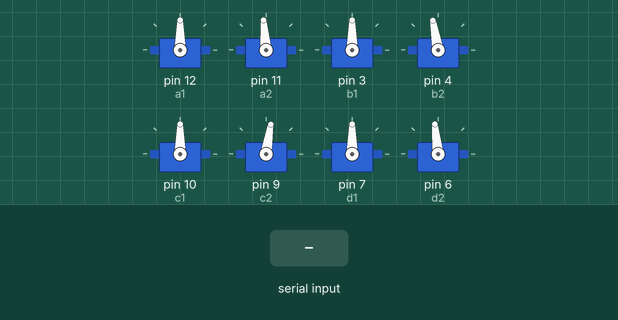
Bench run of a sketch on a simulated Arduino Uno, built with avr-gcc and run on an emulated ATmega328P. Shown: 8 × servo. The test bench sets the inputs (shaded band). What the sketch prints to the serial monitor is not drawn.

Above: at 6.7 s.
6.8 s: byte 0 (0) received over Serial
At 7.2 s:
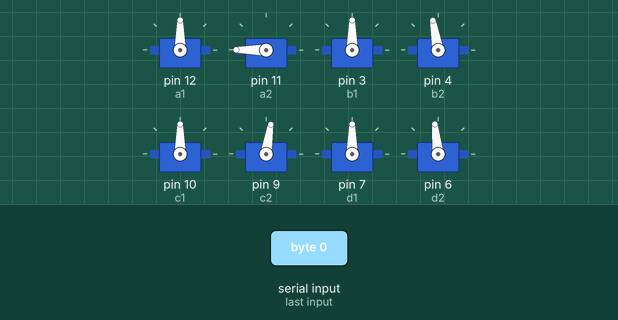
9.8 s: "1\n" received over Serial
At 10.2 s:
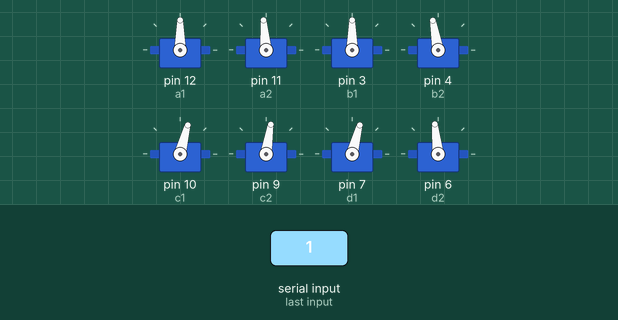
18.8 s: byte 2 (2) received over Serial
At 20.2 s:
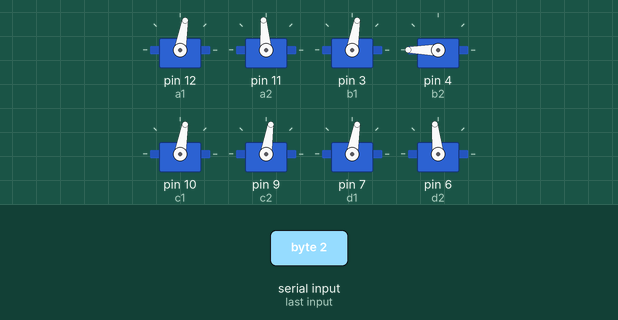
21.8 s: byte 3 (3) received over Serial
At 22.2 s:
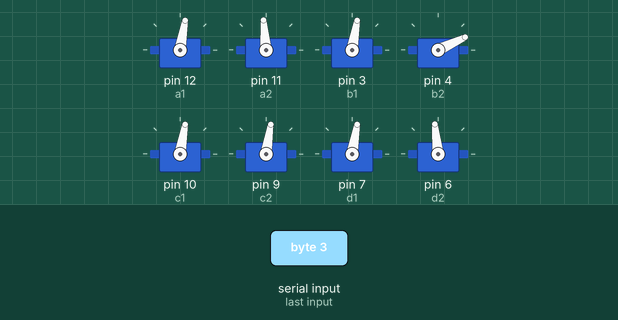
24.3 s: byte 7 (7) received over Serial
At 24.6 s:
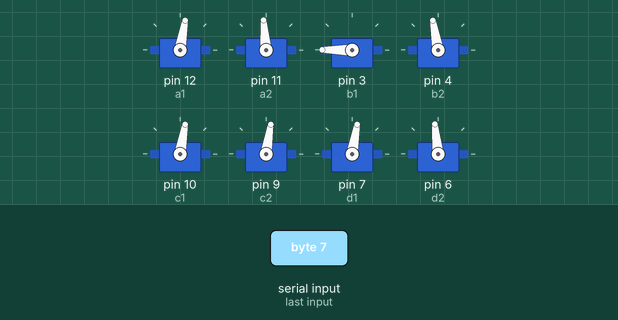
30.3 s: byte 20 (20) received over Serial
At 33.5 s:
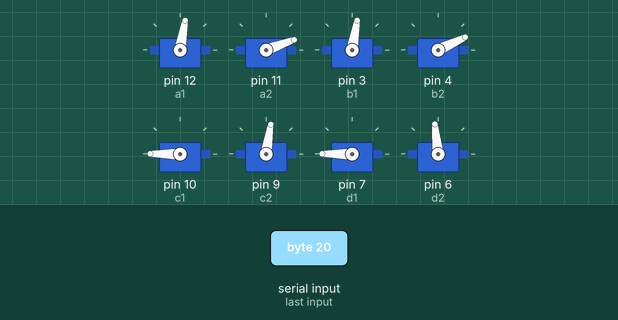
Timing chart, 0 to 34.3 s (numbered marks = the images above; inputs shaded):
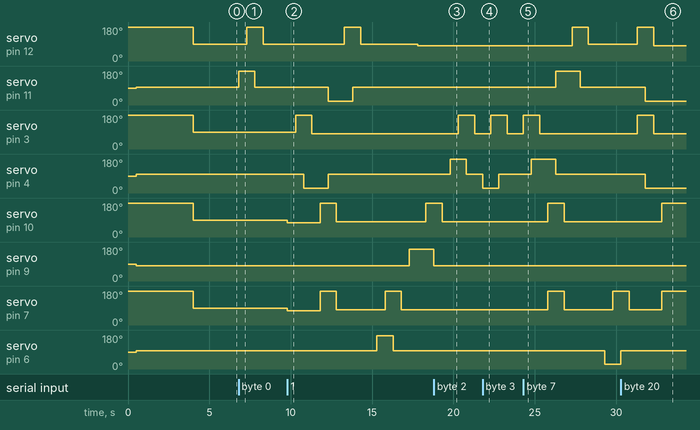

The sketch:

test.ino
```cpp
#include <Servo.h>

int i = 0;
int inByte;
int br = 0;
                 //white,red,black,orange,blue,green
int side_position[] = {1, 2, 3, 4, 5, 6};

Servo a1;
Servo a2;
Servo b1;
Servo b2;
Servo c1;
Servo c2;
Servo d1;
Servo d2;

int al = 180;
int a0 = 95;
int ad = 20;

int bl = 180;
int b0 = 100;
int bd = 25;

int cl = 168;
int c0 = 81;
int cd = 10;

int dl = 25;
int d0 = 96;
int dd = 175;

int del = 500;

void setup() {

  a1.attach(12);
  a2.attach(11);
  b1.attach(3);
  b2.attach(4);
  c1.attach(10);
  c2.attach(9);
  d1.attach(7);
  d2.attach(6);

  a1.write(180);
  b1.write(180);
  c1.write(180);
  d1.write(180);
  delay(del);

  a2.write(a0);
  b2.write(b0);
  c2.write(c0);
  d2.write(d0);
  delay(del);

  delay(3000);

  a1.write(90);
  b1.write(90);
  c1.write(90);
  d1.write(90);
  delay(1500);

  Serial.begin(9600);

}

void anazad() {

  a2.write(al);
  delay(del);
  a1.write(180);
  delay(del);
  a2.write(a0);
  delay(del);
  a1.write(90);
  delay(del);

}

void anapred() {

  a2.write(ad);
  delay(del);
  a1.write(180);
  delay(del);
  a2.write(a0);
  delay(del);
  a1.write(90);
  delay(del);

}

void bnazad() {

  b2.write(bd);
  delay(del);
  b1.write(180);
  delay(del);
  b2.write(b0);
  delay(del);
  b1.write(80);
  delay(del);

}

void bnapred() {

  b2.write(bl);
  delay(del);
  b1.write(180);
  delay(del);
  b2.write(b0);
  delay(del);
  b1.write(80);
  delay(del);

}

void clevo() {

 c2.write(cl);
 delay(del);
 a1.write(80);
 b1.write(80);
 delay(del);
 c1.write(180);
 delay(del);
 c2.write(c0);
 delay(del);
 c1.write(80);
 delay(del);

}

void cdesno() {
 c2.write(cd);
 delay(del);
 a1.write(80);
 b1.write(80);
 delay(del);
 c1.write(180);
 delay(del);
 c2.write(c0);
 delay(del);
 c1.write(80);
 delay(del);

}

void dlevo() {
  d1.write(80);
  delay(del);
  d2.write(dl);
  delay(del);
  d1.write(180);
  delay(del);
  d2.write(d0);
  delay(del);
  d1.write(80);
  delay(del);

}

void ddesno() {
  d1.write(80);
  delay(del);
  d2.write(dd);
  delay(del);
  d1.write(180);
  delay(del);
  d2.write(d0);
  delay(del);
  d1.write(80);
  delay(del);

}

void abnazad() {

  b1.write(180);
  delay(del);
  b2.write(bl);
  delay(del);
  b1.write(80);
  delay(del);
  c1.write(180);
  d1.write(180);
  delay(del);
  a2.write(al);
  b2.write(b0);
  delay(del);
  c1.write(80);
  d1.write(80);
  delay(del);
  a1.write(180);
  delay(del);
  a2.write(a0);
  delay(del);
  a1.write(90);
  delay(del);

}

void abnapred() {
  c1.write(75);
  d1.write(75);
  delay(del);
  b1.write(180);
  delay(del);
  b2.write(bd);
  delay(del);
  b1.write(80);
  delay(del);
  c1.write(180);
  d1.write(180);
  delay(del);
  a2.write(ad);
  b2.write(b0);
  delay(del);
  c1.write(80);
  d1.write(80);
  delay(del);
  a1.write(180);
  delay(del);
  a2.write(a0);
  delay(del);
  a1.write(90);
  delay(del);

}

void cdlevo() {
  c1.write(75);
  d1.write(75);
  delay(del);
  a1.write(180);
  b1.write(180);
  delay(del);
  c2.write(cl);
  d2.write(dl);
  delay(del);
  a1.write(75);
  b1.write(75);
  delay(del);
  c1.write(180);
  d1.write(180);
  delay(del);
  d2.write(d0);
  c2.write(c0);
  delay(del);
  c1.write(80);
  d1.write(80);
  delay(del);

}

void cddesno() {
  c1.write(75);
  d1.write(75);
  delay(del);
  a1.write(180);
  b1.write(180);
  delay(del);
  c2.write(cd);
  d2.write(dd);
  delay(del);
  a1.write(75);
  b1.write(75);
  delay(del);
  c1.write(180);
  d1.write(180);
  delay(del);
  c2.write(c0);
  d2.write(d0);
  delay(del);
  c1.write(75);
  d1.write(75);
  delay(del);

}

void pomeri_open() {
  a1.write(180);
  b1.write(180);
  delay(del);
  a2.write(ad);
  b2.write(bd);
  delay(del);
  a1.write(80);
  b1.write(80);
  delay(del);
  c1.write(180);
  d1.write(180);
  delay(del);
}

void pomeri_close() {
  c1.write(80);
  d1.write(80);
  delay(del);
  a1.write(180);
  b1.write(180);
  delay(del);
  a2.write(a0);
  b2.write(b0);
  delay(del);
  a1.write(80);
  b1.write(80);
  delay(del);
}

void rotate_A(){
  abnapred();
}

void rotate_B(){
  cdlevo();
}

void rotate_B1(){
  cddesno();
}

void L_A() {
  anazad();
}

void L2_A() {
  anazad();
  anazad();
}

void L_B() {
  anapred();
}

void L2_B() {
  anapred();
  anapred();
}

void R_B() {
  bnazad();
}

void R2_B() {
  bnazad();
  bnazad();
}

void R_A() {
  bnapred();
}

void R2_A() {
  bnapred();
  bnapred();
}

void F_A() {
  abnapred(); //F
  ddesno();
  //abnazad();
}

void F_B() {
  abnapred(); //F'
  dlevo();
  //abnazad();
}

void F2_A() {
  abnapred(); //2F
  ddesno();
  ddesno();
  //abnazad();
}

void F2_B() {
  abnapred(); //2F'
  dlevo();
  dlevo();
  //abnazad();
}

void B_A() {
  abnazad(); //B
  ddesno();
  //abnapred();
}

void B_B() {
  abnazad(); //B'
  dlevo();
  //abnapred();
}

void B2_A() {
  abnazad(); //2B
  ddesno();
  ddesno();
  //abnapred();
}

void B2_B() {
  abnazad(); //2B'
  dlevo();
  dlevo();
  //abnapred();

}

void U_A() {
  ddesno();
}

void U_B() {
  dlevo();
}

void U2_A() {
  ddesno();
  ddesno();
}

void U2_B() {
  dlevo();
  dlevo();
}

void D_A() {
  clevo();
}

void D_B() {
  cdesno();
}

void D2_A() {
  clevo();
  clevo();
}

void D2_B() {
  cdesno();
  cdesno();
}

void side(){
  if (inByte == 0) {
      L_A();
      Serial.print(0);
    }
    if (inByte == 1) {
      L_B();
      Serial.print(0);
    }

    if (inByte == 2) {
      R_A();
      Serial.print(0);
    }

    if (inByte == 3) {
      R_B();
      Serial.print(0);
    }

    if (inByte == 4) {
      U_A();
      Serial.print(0);
    }

    if (inByte == 5) {
      U_B();
      Serial.print(0);
    }

    if (inByte == 6) {
      D_A();
      Serial.print(0);
    }

    if (inByte == 7) {
      D_B();
      Serial.print(0);
    }

    if (inByte == 8) {
      B_A();
      //-1
        for(int i=0; i<4; i++){
          side_position[i] = side_position[i]-1;
          if(side_position[i] == 0){
            side_position[i] = 4;
          }
        }
      Serial.print(0);
    }

    if (inByte == 9) {
      B_B();
        for(int i=0; i<4; i++){
          side_position[i] = side_position[i]-1;
          if(side_position[i] == 0){
            side_position[i] = 4;
          }
        }
      Serial.print(0);
    }

    if (inByte == 10) {
      F_A();
        for(int i=0; i<4; i++){
          side_position[i] = side_position[i]+1;
          if(side_position[i] == 5){
            side_position[i] = 1;
          }
        }
      Serial.print(0);
    }

    if (inByte == 11) {
      F_B();
      for(int i=0; i<4; i++){
          side_position[i] = side_position[i]+1;
          if(side_position[i] == 5){
            side_position[i] = 1;
          }
        }
      Serial.print(0);
    }

    if (inByte == 20) {
      pomeri_open();
      Serial.print(0);
    }

    if ((inByte >= 21) && (inByte<=23)) {
      pomeri_close();
      rotate_A();
      pomeri_open();
      Serial.print(0);
    }

    if (inByte == 24){
      pomeri_close();
      rotate_A();
      rotate_B();
      pomeri_open();
      Serial.print(0);
    }

    if (inByte == 25){
      pomeri_close();
      rotate_B1();
      rotate_B1();
      pomeri_open();
      Serial.print(0);
    }

    if (inByte == 26){
      pomeri_close();
      rotate_B();
      Serial.print(0);
    }
}

void loop() {
  if (Serial.available() > 0) {
    inByte = Serial.read();
      if (side_position[0]==1){
        side();
      }
      if (side_position[0]==2){
        switch (inByte) {
        case 5: inByte = 11;
        break;
        case 6: inByte = 12;
        break;
        case 7: inByte = 9;
        break;
        case 8: inByte = 10;
        break;
        case 9: inByte = 5;
        break;
        case 10: inByte = 6;
        break;
        case 11: inByte = 7;
        break;
        case 12: inByte = 8;
        break;
        }
        side();
        }

      if (side_position[0]==3){
        switch (inByte) {
        case 5: inByte = 7;
        break;
        case 6: inByte = 8;
        break;
        case 7: inByte = 5;
        break;
        case 8: inByte = 6;
        break;
        case 9: inByte = 11;
        break;
        case 10: inByte = 12;
        break;
        case 11: inByte = 9;
        break;
        case 12: inByte = 10;
        break;
        }
        side();
        }
}
}
```

Measured:
- after the input at 6.8 s, servo on pin 12 (a1): 90° → 180° after 0.50 s, → 90° 1.0 s later; servo on pin 11 (a2): 95° → 180° at once, → 95° 1.0 s later
- after the input at 9.8 s, servo on pin 12 (a1): 90° → 180° after 3.5 s, → 90° 1.0 s later, → 80° 3.5 s later; servo on pin 11 (a2): 95° → 20° after 2.5 s, → 95° 1.5 s later
- after the input at 18.8 s, servo on pin 3 (b1): 80° → 180° after 1.5 s, → 80° 1.0 s later; servo on pin 4 (b2): 100° → 180° after 1.0 s, → 100° 1.0 s later
- after the input at 21.8 s, servo on pin 3 (b1): 80° → 180° after 0.50 s, → 80° 1.0 s later; servo on pin 4 (b2): 100° → 25° at once, → 100° 1.0 s later
- after the input at 24.3 s, servo on pin 12 (a1): 80° → 180° after 3.0 s, → 90° 1.0 s later; servo on pin 11 (a2): 95° → 180° after 2.0 s, → 95° 1.5 s later; servo on pin 3 (b1): 80° → 180° at once, → 80° 1.0 s later; servo on pin 4 (b2): 100° → 180° after 0.50 s, → 100° 1.5 s later; servo on pin 10 (c1): 80° → 180° after 1.5 s, → 80° 1.0 s later
- after the input at 30.3 s, servo on pin 12 (a1): 90° → 180° after 1.0 s, → 80° 1.0 s later; servo on pin 11 (a2): 95° → 20° after 1.5 s; servo on pin 3 (b1): 80° → 180° after 1.0 s, → 80° 1.0 s later; servo on pin 4 (b2): 100° → 25° after 1.5 s; servo on pin 10 (c1): 80° → 180° after 2.5 s
